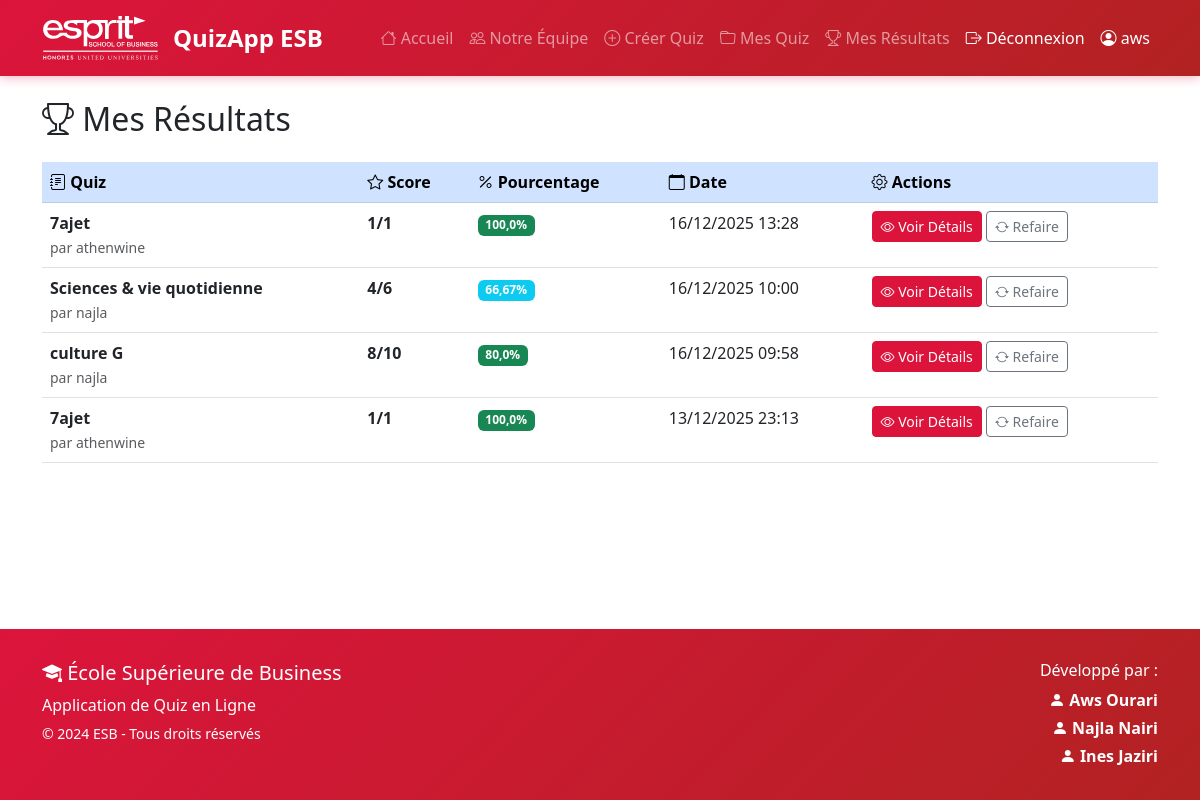
/my-results/ (signed in), run on the app's committed database.
### quiz/models.py (models this page shows, shortened)
class QuizAttempt(models.Model):
    user = models.ForeignKey(User, on_delete=models.CASCADE, related_name='quiz_attempts')
    quiz = models.ForeignKey(Quiz, on_delete=models.CASCADE, related_name='attempts')
    started_at = models.DateTimeField(auto_now_add=True)
    completed_at = models.DateTimeField(null=True, blank=True)
    score = models.IntegerField(default=0)
    is_completed = models.BooleanField(default=False)
    class Meta:
        ordering = ['-started_at']
    def get_percentage(self):
        max_score = self.quiz.get_max_score()
        if max_score > 0:
            return round((self.score / max_score) * 100, 2)
        return 0

class Quiz(models.Model):
    title = models.CharField(max_length=200)
    description = models.TextField()
    created_by = models.ForeignKey(User, on_delete=models.CASCADE, related_name='created_quizzes')
    created_at = models.DateTimeField(auto_now_add=True)
    updated_at = models.DateTimeField(auto_now=True)
    is_active = models.BooleanField(default=True)
    time_limit = models.IntegerField(help_text="Time limit in minutes", null=True, blank=True)
    class Meta:
        verbose_name_plural = "Quizzes"
        ordering = ['-created_at']
    def get_max_score(self):
        return self.questions.count()

### quiz/views.py (the view)
# urls.py: path('my-results/', views.my_results, name='my_results'),
@login_required
def my_results(request):
    attempts = QuizAttempt.objects.filter(
        user=request.user,
        is_completed=True
    ).select_related('quiz').order_by('-completed_at')
    context = {'attempts': attempts}
    return render(request, 'quiz/my_results.html', context)

### templates/quiz/my_results.html (shortened to what this page needs)
{% extends 'quiz/base.html' %}
{% block content %}
<h2 class="mb-4">
    <i class="bi bi-trophy"></i> Mes Résultats
</h2>
{% if attempts %}
    <div class="table-responsive">
        <table class="table table-hover">
            <thead class="table-primary">
                <tr>
                    <th><i class="bi bi-journal-text"></i> Quiz</th>
                    <th><i class="bi bi-star"></i> Score</th>
                    <th><i class="bi bi-percent"></i> Pourcentage</th>
                    <th><i class="bi bi-calendar"></i> Date</th>
                    <th><i class="bi bi-gear"></i> Actions</th>
                </tr>
            </thead>
            <tbody>
                {% for attempt in attempts %}
                    <tr>
                        <td>
                            <strong>{{ attempt.quiz.title }}</strong>
                            <br>
                            <small class="text-muted">par {{ attempt.quiz.created_by.username }}</small>
                        </td>
                        <td>
                            <strong>{{ attempt.score }}/{{ attempt.quiz.get_max_score }}</strong>
                        </td>
                        <td>
                            {% with percentage=attempt.get_percentage %}
                                <span class="badge {% if percentage >= 80 %}bg-success{% elif percentage >= 60 %}bg-info{% else %}bg-warning{% endif %}">
                                    {{ percentage }}%
                                </span>
                            {% endwith %}
                        </td>
                        <td>{{ attempt.completed_at|date:"d/m/Y H:i" }}</td>
                        <td>
                            <a href="{% url 'quiz_result' attempt.id %}" class="btn btn-sm btn-primary">
                                <i class="bi bi-eye"></i> Voir Détails
                            </a>
                            <a href="{% url 'quiz_detail' attempt.quiz.pk %}" class="btn btn-sm btn-outline-secondary">
                                <i class="bi bi-arrow-repeat"></i> Refaire
                            </a>
                        </td>
                    </tr>
                {% endfor %}
            </tbody>
        </table>
    </div>
{% else %}
    <div class="alert alert-info">
        <i class="bi bi-info-circle"></i> Vous n'avez pas encore participé à des quiz.
        <a href="{% url 'home' %}" class="alert-link">Explorez les quiz disponibles!</a>
    </div>
{% endif %}
{% endblock %}

### templates/quiz/base.html (shortened to what this page needs)
<!DOCTYPE html>
<html lang="fr">
<head>
    <link href="https://cdn.jsdelivr.net/npm/bootstrap@5.3.0/dist/css/bootstrap.min.css" rel="stylesheet">
    <link rel="stylesheet" href="https://cdn.jsdelivr.net/npm/bootstrap-icons@1.11.0/font/bootstrap-icons.css">
</head>
<body>
    <nav class="navbar navbar-expand-lg navbar-dark navbar-esb">
        <div class="container">
            <a class="navbar-brand" href="{% url 'home' %}">
                {% load static %}
<img src="{% static 'images/logo_esb.svg' %}" alt="Logo ESB" class="esb-logo">
                QuizApp ESB
            </a>
            <div class="collapse navbar-collapse" id="navbarNav">
                <ul class="navbar-nav ms-auto">
                    <li class="nav-item">
                        <a class="nav-link" href="{% url 'home' %}">
                            <i class="bi bi-house"></i> Accueil
                        </a>
                    </li>
                    <li class="nav-item">
                        <a class="nav-link" href="{% url 'team' %}">
                            <i class="bi bi-people"></i> Notre Équipe
                        </a>
                    </li>
                    {% if user.is_authenticated %}
                        <li class="nav-item">
                            <a class="nav-link" href="{% url 'create_quiz' %}">
                                <i class="bi bi-plus-circle"></i> Créer Quiz
                            </a>
                        </li>
                        <li class="nav-item">
                            <a class="nav-link" href="{% url 'my_quizzes' %}">
                                <i class="bi bi-folder"></i> Mes Quiz
                            </a>
                        </li>
                        <li class="nav-item">
                            <a class="nav-link" href="{% url 'my_results' %}">
                                <i class="bi bi-trophy"></i> Mes Résultats
                            </a>
                        </li>
                        <li class="nav-item">
                            <form method="post" action="{% url 'logout' %}" style="display: inline;">
                                <button type="submit" class="nav-link btn btn-link text-white" style="border: none; background: none; cursor: pointer;">
                                    <i class="bi bi-box-arrow-right"></i> Déconnexion
                                </button>
                            </form>
                        </li>
                        <li class="nav-item">
                            <span class="nav-link text-white">
                                <i class="bi bi-person-circle"></i> {{ user.username }}
                            </span>
                        </li>
                    {% endif %}
                </ul>
            </div>
        </div>
    </nav>
    <main class="main-content">
        <div class="container mt-4">
            {% block content %}
            {% endblock %}
        </div>
    </main>
    <footer class="footer">
        <div class="container">
            <div class="row">
                <div class="col-md-6 text-center text-md-start mb-3 mb-md-0">
                    <h5><i class="bi bi-mortarboard-fill"></i> École Supérieure de Business</h5>
                    <p class="mb-1">Application de Quiz en Ligne</p>
                    <p class="mb-0"><small>© 2024 ESB - Tous droits réservés</small></p>
                </div>
                <div class="col-md-6 text-center text-md-end">
                    <h6>Développé par :</h6>
                    <p class="mb-1">
                        <i class="bi bi-person-fill"></i> <strong>Aws Ourari</strong>
                    </p>
                    <p class="mb-1">
                        <i class="bi bi-person-fill"></i> <strong>Najla Nairi</strong>
                    </p>
                    <p class="mb-0">
                        <i class="bi bi-person-fill"></i> <strong>Ines Jaziri</strong>
                    </p>
                </div>
            </div>
        </div>
    </footer>
</body>
</html>

### templates/quiz/base.html (style rules this page uses)
:root { --esb-red: #DC143C; --esb-dark-red: #B22222; --esb-light-red: #FF6B6B; }
body { min-height: 100vh; display: flex; flex-direction: column; }
.main-content { flex: 1; }
.navbar-esb { background: linear-gradient(135deg, var(--esb-red) 0%, var(--esb-dark-red) 100%); box-shadow: 0 2px 10px rgba(220, 20, 60, 0.3); }
.esb-logo { height: 50px; width: auto; margin-right: 15px; filter: brightness(0) invert(1); }
.navbar-brand { font-weight: bold; font-size: 1.5rem; display: flex; align-items: center; }
.btn-primary, .bg-primary { background-color: var(--esb-red) !important; border-color: var(--esb-red) !important; }
.footer { background: linear-gradient(135deg, var(--esb-red) 0%, var(--esb-dark-red) 100%); color: white; padding: 2rem 0; margin-top: 3rem; }

### data on the page
QuizAttempt: quiz "7ajet", quiz.created_by.username "athenwine", score "1", quiz.get_max_score "1", get_percentage "100,0", completed_at "16/12/2025 13:28"
QuizAttempt: quiz "Sciences & vie quotidienne", quiz.created_by.username "najla", score "4", quiz.get_max_score "6", get_percentage "66,67", completed_at "16/12/2025 10:00"
QuizAttempt: quiz "culture G", quiz.created_by.username "najla", score "8", quiz.get_max_score "10", get_percentage "80,0", completed_at "16/12/2025 09:58"
QuizAttempt: quiz "7ajet", quiz.created_by.username "athenwine", score "1", quiz.get_max_score "1", get_percentage "100,0", completed_at "13/12/2025 23:13"

### other printed values
{{ user.username }} "aws"
